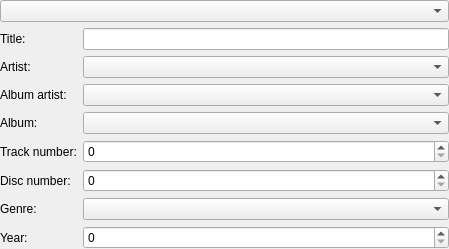
<?xml version="1.0" encoding="UTF-8"?>
<ui version="4.0">
 <class>TagEditor</class>
 <widget class="QWidget" name="TagEditor">
  <property name="geometry">
   <rect>
    <x>0</x>
    <y>0</y>
    <width>449</width>
    <height>246</height>
   </rect>
  </property>
  <layout class="QVBoxLayout" name="verticalLayout">
   <property name="margin">
    <number>0</number>
   </property>
   <item>
    <widget class="QComboBox" name="trackName"/>
   </item>
   <item>
    <layout class="QFormLayout" name="formLayout">
     <item row="0" column="0">
      <widget class="QLabel" name="titleLabel">
       <property name="text">
        <string>Title:</string>
       </property>
       <property name="buddy">
        <cstring>title</cstring>
       </property>
      </widget>
     </item>
     <item row="0" column="1">
      <widget class="LineEdit" name="title"/>
     </item>
     <item row="1" column="0">
      <widget class="QLabel" name="label">
       <property name="text">
        <string>Artist:</string>
       </property>
       <property name="buddy">
        <cstring>artist</cstring>
       </property>
      </widget>
     </item>
     <item row="1" column="1">
      <widget class="CompletionCombo" name="artist"/>
     </item>
     <item row="2" column="0">
      <widget class="QLabel" name="label_3">
       <property name="text">
        <string>Album artist:</string>
       </property>
       <property name="buddy">
        <cstring>albumArtist</cstring>
       </property>
      </widget>
     </item>
     <item row="2" column="1">
      <widget class="CompletionCombo" name="albumArtist"/>
     </item>
     <item row="3" column="0">
      <widget class="QLabel" name="label_2">
       <property name="text">
        <string>Album:</string>
       </property>
       <property name="buddy">
        <cstring>album</cstring>
       </property>
      </widget>
     </item>
     <item row="3" column="1">
      <widget class="CompletionCombo" name="album"/>
     </item>
     <item row="4" column="0">
      <widget class="QLabel" name="trackLabel">
       <property name="text">
        <string>Track number:</string>
       </property>
       <property name="buddy">
        <cstring>track</cstring>
       </property>
      </widget>
     </item>
     <item row="4" column="1">
      <widget class="ClearSpinBox" name="track"/>
     </item>
     <item row="5" column="0">
      <widget class="QLabel" name="label_6">
       <property name="text">
        <string>Disc number:</string>
       </property>
       <property name="buddy">
        <cstring>disc</cstring>
       </property>
      </widget>
     </item>
     <item row="5" column="1">
      <widget class="ClearSpinBox" name="disc"/>
     </item>
     <item row="6" column="1">
      <widget class="CompletionCombo" name="genre"/>
     </item>
     <item row="6" column="0">
      <widget class="QLabel" name="label_7">
       <property name="text">
        <string>Genre:</string>
       </property>
       <property name="buddy">
        <cstring>genre</cstring>
       </property>
      </widget>
     </item>
     <item row="7" column="0">
      <widget class="QLabel" name="label_8">
       <property name="text">
        <string>Year:</string>
       </property>
       <property name="buddy">
        <cstring>year</cstring>
       </property>
      </widget>
     </item>
     <item row="7" column="1">
      <widget class="ClearSpinBox" name="year"/>
     </item>
    </layout>
   </item>
  </layout>
 </widget>
 <customwidgets>
  <customwidget>
   <class>LineEdit</class>
   <extends>QLineEdit</extends>
   <header>lineedit.h</header>
  </customwidget>
  <customwidget>
   <class>CompletionCombo</class>
   <extends>QComboBox</extends>
   <header>completioncombo.h</header>
  </customwidget>
  <customwidget>
   <class>ClearSpinBox</class>
   <extends>QSpinBox</extends>
   <header>clearspinbox.h</header>
  </customwidget>
 </customwidgets>
 <tabstops>
  <tabstop>trackName</tabstop>
  <tabstop>title</tabstop>
  <tabstop>artist</tabstop>
  <tabstop>albumArtist</tabstop>
  <tabstop>album</tabstop>
  <tabstop>track</tabstop>
  <tabstop>disc</tabstop>
  <tabstop>genre</tabstop>
  <tabstop>year</tabstop>
 </tabstops>
 <resources/>
 <connections/>
</ui>
